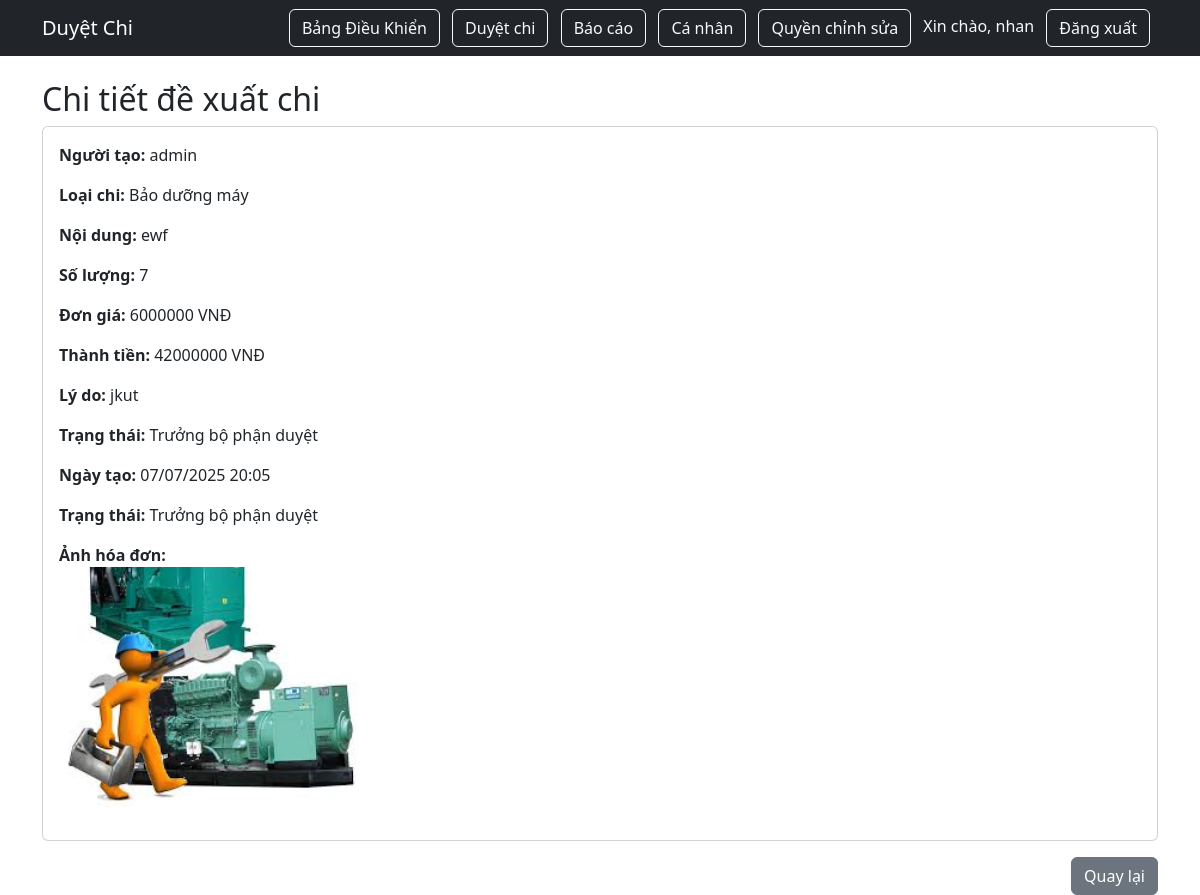
The page /expense/1/detail/ (signed in) on the database its author committed.
### hello/models.py (models this page shows, shortened)
class ExpenseRequest(models.Model):
    EXPENSE_TYPE_CHOICES = [
        ('packaging', 'Mua bao bì'),
        ('maintenance', 'Bảo dưỡng máy'),
        ('fertilizer', 'Mua phân bón'),
    ]
    STATUS_CHOICES = [
        ('submitted', 'Đã gửi'),
        ('manager_approved', 'Trưởng bộ phận duyệt'),
        ('accountant_approved', 'Kế toán duyệt'),
        ('director_approved', 'Giám đốc duyệt'),
        ('rejected', 'Từ chối'),
        ('edit_required', 'Yêu cầu chỉnh sửa'),
    ]
    employee = models.ForeignKey(User, on_delete=models.CASCADE)
    expense_type = models.CharField(max_length=50, choices=EXPENSE_TYPE_CHOICES)
    reason = models.TextField()
    invoice_image = models.ImageField(upload_to='invoices/', blank=True, null=True)
    status = models.CharField(max_length=30, choices=STATUS_CHOICES, default='submitted')
    created_at = models.DateTimeField(auto_now_add=True)
    updated_at = models.DateTimeField(auto_now=True)
    manager_comment = models.TextField(blank=True, null=True)
    accountant_comment = models.TextField(blank=True, null=True)
    director_comment = models.TextField(blank=True, null=True)
    detail = models.CharField(max_length=255, verbose_name="Chi tiết")
    content = models.TextField(verbose_name="Nội dung")
    quantity = models.PositiveIntegerField(verbose_name="Số lượng")
    unit_price = models.DecimalField(max_digits=12, decimal_places=2, verbose_name="Đơn giá")
    @property
    def total_price(self):
        return self.quantity * self.unit_price

### hello/views.py (the view)
# urls.py: path('expense/<int:pk>/detail/', views.expense_detail, name='expense_detail'),
@login_required
def expense_detail(request, pk):
    req = get_object_or_404(ExpenseRequest, pk=pk)
    return render(request, 'hello/expense_detail.html', {'req': req})

### hello/templates/hello/expense_detail.html (shortened to what this page needs)
{% extends "hello/layout.html" %}
{% block content %}
<h2>Chi tiết đề xuất chi</h2>
<div class="card mb-3">
    <div class="card-body">
        <p><b>Người tạo:</b> {{ req.employee.username }}</p>
        <p><b>Loại chi:</b> {{ req.get_expense_type_display }}</p>
        <p><b>Nội dung:</b> {{ req.content }}</p>
        <p><b>Số lượng:</b> {{ req.quantity }}</p>
        <p><b>Đơn giá:</b> {{ req.unit_price|floatformat:0 }} VNĐ</p>
        <p><b>Thành tiền:</b> {{ req.total_price|floatformat:0 }} VNĐ</p>
        <p><b>Lý do:</b> {{ req.reason }}</p>
        <p><b>Trạng thái:</b> {{ req.get_status_display }}</p>
        <p><b>Ngày tạo:</b> {{ req.created_at|date:"d/m/Y H:i" }}</p>
        <p><b>Trạng thái:</b> {{ req.get_status_display }}</p>
        {% if req.invoice_image %}
            <p><b>Ảnh hóa đơn:</b><br><img src="{{ req.invoice_image.url }}" width="300"></p>
        {% endif %}
    </div>
</div>
<div class="text-end">
    <button type="button" class="btn btn-secondary" onclick="window.history.back();">Quay lại</button>
</div>
{% endblock %}

### hello/templates/hello/layout.html (shortened to what this page needs)
<!DOCTYPE html>
<html lang="vi">
<head>
    <link rel="stylesheet" href="https://cdn.jsdelivr.net/npm/bootstrap@5.3.3/dist/css/bootstrap.min.css">
</head>
<body>
    <nav class="navbar navbar-expand-lg navbar-dark bg-dark mb-4">
        <div class="container">
            <a class="navbar-brand" href="{% url 'home' %}">Duyệt Chi</a>
            <div class="ms-auto">
                {% if user.is_authenticated %}
                    <a href="{% url 'dashboard' %}" class="btn btn-outline-light me-2">Bảng Điều Khiển</a>
                    <a href="{% url 'approval_list' %}" class="btn btn-outline-light me-2">Duyệt chi</a>
                    <a href="{% url 'report' %}" class="btn btn-outline-light me-2">Báo cáo</a>
                    <a href="{% url 'profile' %}" class="btn btn-outline-light me-2">Cá nhân</a>
                    <a href="{% url 'expense_permission_list' %}" class="btn btn-outline-light me-2">Quyền chỉnh sửa</a>
                    <span class="text-light me-2">Xin chào, {{ user.username }}</span>
                    <form method="post" action="{% url 'logout' %}" style="display:inline;">
                        <button type="submit" class="btn btn-outline-light me-2">Đăng xuất</button>
                    </form>
                {% else %}
                    <a href="{% url 'login' %}" class="btn btn-outline-light me-2">Đăng nhập</a>
                {% endif %}
            </div>
        </div>
    </nav>
    <div class="container">
        {% block content %}{% endblock %}
    </div>
</body>
</html>

### rows shown on the page
ExpenseRequest: employee.username "admin", expense_type "Bảo dưỡng máy", content "ewf", quantity "7", unit_price "6000000", total_price "42000000", reason "jkut", status "Trưởng bộ phận duyệt", created_at "07/07/2025 20:05", invoice_image (picture)

### other values the page prints
{{ user.username }} "nhan"
